Frame 1 (no input): blank canvas, image omitted
Frame 60 (the mouse pressed at the canvas centre just before this capture): blank canvas, image omitted
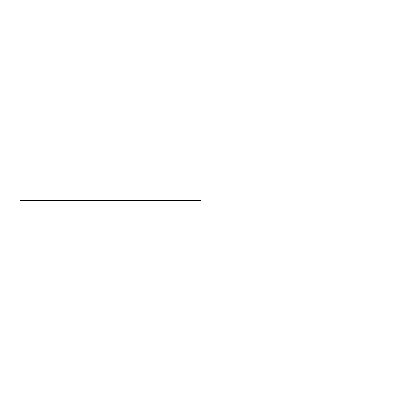
Frame 120 (the mouse held since frame 60 and released just before this capture)

The Processing sketch whose frames 1 and 60 were blank and that drew this single picture after the mouse press (run headless with seeded random() and noise(); from frame 60 on, the mouse is pressed at the canvas centre):

// Processing sketch: processing_40576
// ── processing_40576.pde

void setup(){
size(400,400);
background(255);
smooth();
}

void draw(){

  if (mousePressed) {
    fill(255);
triangle(20, mouseX, 50,mouseX, 200, mouseY);
  }
else background(255);
}


                
